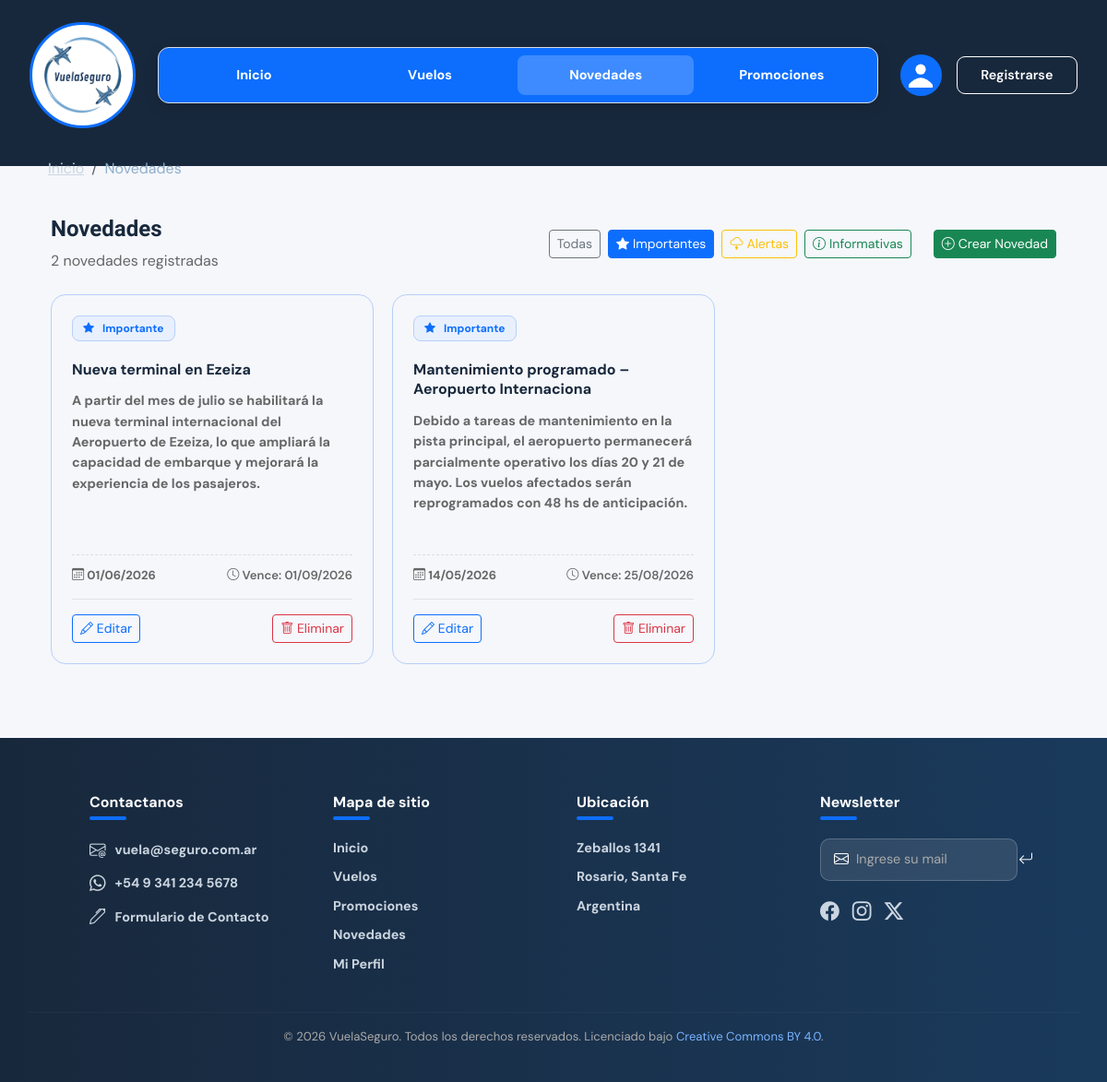
Screenshot of /NOVEDADES/novedades.php?pagina=1&tipo=importante with the database file from the repository.
### tables this page shows
CREATE TABLE `novedades` (
  `codNovedad` int(11) NOT NULL,
  `TituloNovedad` varchar(50) NOT NULL,
  `textoNovedad` text NOT NULL,
  `fechaPublicacionNovedad` date NOT NULL,
  `fechaExpiracionNovedad` date NOT NULL,
  `tipoNovedad` enum('Alerta','Importante','Informativa','') NOT NULL
);

### NOVEDADES/novedades.php (the view, shortened to what this page needs)
<?php
include_once('../conexion.inc');
$esAdmin = true;
$porPagina   = 6;
$paginaActual = isset($_GET['pagina']) && is_numeric($_GET['pagina']) ? (int)$_GET['pagina'] : 1;
$offset = ($paginaActual - 1) * $porPagina;
$tipoFiltro = '';
$params     = [];
$types      = '';
$whereClause = $esAdmin ? "WHERE 1=1" : "WHERE fechaExpiracionNovedad >= CURDATE()";
if (!empty($_GET['tipo']) && in_array(ucfirst($_GET['tipo']), ['Importante', 'Alerta', 'Informativa'])) {
    $tipoFiltro   = strtolower($_GET['tipo']);
    $whereClause .= " AND tipoNovedad = ?";
    $params[]     = ucfirst($tipoFiltro);
    $types       .= 's';
}
$sqlTotal = "SELECT COUNT(*) AS total FROM novedades $whereClause";
$stmtTotal = $link->prepare($sqlTotal);
if (!empty($params)) {
    $stmtTotal->bind_param($types, ...$params);
}
$stmtTotal->execute();
$totalRegistros = $stmtTotal->get_result()->fetch_assoc()['total'];
$sql = "SELECT * FROM novedades $whereClause ORDER BY fechaPublicacionNovedad DESC LIMIT ? OFFSET ?";
$paramsQuery   = array_merge($params, [$porPagina, $offset]);
$typesQuery    = $types . 'ii';
$stmt = $link->prepare($sql);
$stmt->bind_param($typesQuery, ...$paramsQuery);
$stmt->execute();
$novedades = $stmt->get_result();
function badgeNovedad(string $tipo): string {
    return match($tipo) {
        'Importante'  => '<span class="badge-nov badge-imp"><i class="bi bi-star-fill me-1"></i>Importante</span>',
        'Alerta'      => '<span class="badge-nov badge-alt"><i class="bi bi-cloud-lightning me-1"></i>Alerta</span>',
        default       => '<span class="badge-nov badge-info"><i class="bi bi-info-circle me-1"></i>Informativa</span>',
    };
}
function claseCard(string $tipo): string {
    return match($tipo) {
        'Importante' => 'novedad-card destacada',
        'Alerta'     => 'novedad-card alerta',
        default      => 'novedad-card',
    };
}
function urlFiltro(string $tipo, int $pagina = 1): string {
    $params = ['pagina' => $pagina];
    if ($tipo !== '') $params['tipo'] = $tipo;
    return 'novedades.php?' . http_build_query($params);
}
?>
<!DOCTYPE html>
<html lang="es">
<head>
  <link href="https://cdn.jsdelivr.net/npm/bootstrap@5.3.3/dist/css/bootstrap.min.css" rel="stylesheet">
  <link rel="stylesheet" href="https://cdn.jsdelivr.net/npm/bootstrap-icons@1.13.1/font/bootstrap-icons.min.css">
  <link href="../INDEX/estilos-globales.css" rel="stylesheet">
  <link href="novedades.css" rel="stylesheet">
</head>
<body>
<header>
  <section class="navbar-section">
    <div class="header-wrapper">
      <nav class="navbar-custom">
        <div class="logo-wrap">
          <img src="../INDEX/logo-vuelaseguro.png" class="logo-vuela" alt="Logo VuelaSeguro">
        </div>
        <div class="nav-links">
          <a href="../INDEX/index.php">Inicio</a>
          <a href="../VUELOS/vuelos.php">Vuelos</a>
          <a href="novedades.php" class="active">Novedades</a>
          <a href="../PROMOCIONES/promociones.php">Promociones</a>
        </div>
        <div class="nav-right">
          <?php if (isset($_SESSION['usuario'])): ?>
            <span style="color:#fff; font-size:.9rem; font-weight:600; margin-right: 15px;">
              <?= htmlspecialchars($_SESSION['usuario']['nombreUsuario']) ?>
            </span>
            <a href="../logout.php" class="btn-registro" style="text-decoration:none; background:#dc3545;">
              Salir
            </a>
          <?php else: ?>
            <div class="foto-perfil" title="Foto de perfil">
              <svg width="26" height="40" viewBox="0 0 42 42" xmlns="http://www.w3.org/2000/svg">
                <circle cx="21" cy="10" r="9" fill="#ffffff"/>
                <path d="M -4 42 Q 21 7 46 42 Z" fill="#ffffff"/>
              </svg>
            </div>
            <a href="../LOGIN/login.php" class="btn-registro" style="text-decoration:none; background:transparent; border:1px solid #fff;">Registrarse</a>
          <?php endif; ?>
        </div>
      </nav>
      <nav aria-label="breadcrumb" style="padding: 0.5rem 2rem;">
        <ol class="breadcrumb mb-0" style="background:transparent;">
          <li class="breadcrumb-item">
            <a href="../INDEX/index.php" style="color:#cbd5e0;">Inicio</a>
          </li>
          <li class="breadcrumb-item active" style="color:#90aecb;" aria-current="page">Novedades</li>
        </ol>
      </nav>
    </div>
  </section>
</header>
<main class="novedades-wrapper container mt-4 mb-5">
  <div class="novedades-header d-flex justify-content-between align-items-center mb-4 flex-wrap">
    <div>
      <h2 style="font-family:'Sora',sans-serif;">Novedades</h2>
      <p class="novedades-count mt-1 mb-0">
        <?= $totalRegistros ?> novedad<?= $totalRegistros !== 1 ? 'es' : '' ?> registradas
      </p>
    </div>
    <div class="d-flex gap-2 flex-wrap align-items-center">
      <a href="<?= urlFiltro('') ?>" class="btn btn-sm <?= $tipoFiltro === '' ? 'btn-primary' : 'btn-outline-secondary' ?>">Todas</a>
      <a href="<?= urlFiltro('importante') ?>" class="btn btn-sm <?= $tipoFiltro === 'importante' ? 'btn-primary' : 'btn-outline-secondary' ?>"><i class="bi bi-star-fill me-1"></i>Importantes</a>
      <a href="<?= urlFiltro('alerta') ?>" class="btn btn-sm <?= $tipoFiltro === 'alerta' ? 'btn-warning' : 'btn-outline-warning' ?>"><i class="bi bi-cloud-lightning me-1"></i>Alertas</a>
      <a href="<?= urlFiltro('informativa') ?>" class="btn btn-sm <?= $tipoFiltro === 'informativa' ? 'btn-success' : 'btn-outline-success' ?>"><i class="bi bi-info-circle me-1"></i>Informativas</a>
      <?php if ($esAdmin): ?>
        <button class="btn btn-sm btn-success ms-md-3" data-bs-toggle="modal" data-bs-target="#modalCrear">
          <i class="bi bi-plus-circle me-1"></i>Crear Novedad
        </button>
      <?php endif; ?>
    </div>
  </div>
  <?php if ($novedades->num_rows === 0): ?>
    <div class="text-center py-5" style="color:var(--gris);">
      <i class="bi bi-inbox fs-1 d-block mb-3"></i>
      <p class="fs-5">No hay novedades registradas.</p>
    </div>
  <?php else: ?>
    <div class="novedades-grid">
      <?php
      while ($nov = $novedades->fetch_assoc()):
      ?>
        <div class="<?= claseCard($nov['tipoNovedad']) ?>">
          <div>
              <?= badgeNovedad($nov['tipoNovedad']) ?>
          </div>
          <div class="nov-titulo-card mt-2"><?= htmlspecialchars($nov['TituloNovedad']) ?></div>
          <p class="nov-texto"><?= nl2br(htmlspecialchars($nov['textoNovedad'])) ?></p>
          <div class="nov-fecha mt-3">
            <span><i class="bi bi-calendar3"></i> <?= date('d/m/Y', strtotime($nov['fechaPublicacionNovedad'])) ?></span>
            <span class="nov-vence"><i class="bi bi-clock"></i> Vence: <?= date('d/m/Y', strtotime($nov['fechaExpiracionNovedad'])) ?></span>
          </div>
          <?php if ($esAdmin): ?>
          <div class="d-flex justify-content-between align-items-center mt-1 pt-3 border-top">
              <button type="button" class="btn btn-sm btn-outline-primary" data-bs-toggle="modal" data-bs-target="#modalEditar<?= $nov['codNovedad'] ?>">
                  <i class="bi bi-pencil"></i> Editar
              </button>
              <button type="button" class="btn btn-sm btn-outline-danger" data-bs-toggle="modal" data-bs-target="#modalEliminar<?= $nov['codNovedad'] ?>">
                  <i class="bi bi-trash"></i> Eliminar
              </button>
          </div>
          <?php
          endif;
          ?>
        </div>
      <?php endwhile; ?>
    </div>
  <?php endif; ?>
</main>
<section class="footer-section">
  <footer>
    <div class="row">
      <div class="col">
        <h3><strong>Contactanos</strong><div class="subrayado"></div></h3>
        <ul>
          <li><i class="bi bi-envelope-at"></i><a href="mailto:vuela@seguro.com.ar">vuela@seguro.com.ar</a></li>
          <li><i class="bi bi-whatsapp"></i><a href="#">+54 9 341 234 5678</a></li>
          <li><i class="bi bi-pen"></i><a href="../CONTACTO/contacto.html">Formulario de Contacto</a></li>
        </ul>
      </div>
      <div class="col">
        <h3><strong>Mapa de sitio</strong><div class="subrayado"></div></h3>
        <ul>
          <li><a href="../INDEX/index.php">Inicio</a></li>
          <li><a href="../VUELOS/vuelos.php">Vuelos</a></li>
          <li><a href="../PROMOCIONES/promociones.php">Promociones</a></li>
          <li><a href="novedades.php">Novedades</a></li>
          <li><a href="">Mi Perfil</a></li>
        </ul>
      </div>
      <div class="col">
        <h3><strong>Ubicación</strong><div class="subrayado"></div></h3>
        <ul>
          <li><a href="https://maps.app.goo.gl/UvsGpUXHgk9GkpYP9" target="_blank">Zeballos 1341</a></li>
          <li><a href="https://maps.app.goo.gl/87YMeSLAp74gH9mc7" target="_blank">Rosario, Santa Fe</a></li>
          <li><a href="https://maps.app.goo.gl/u94xc8o8xowqeTuz8" target="_blank">Argentina</a></li>
        </ul>
      </div>
      <div class="col">
        <h3><strong>Newsletter</strong><div class="subrayado"></div></h3>
        <form>
          <i class="bi bi-envelope"></i>
          <input type="email" placeholder="Ingrese su mail">
          <button type="submit"><i class="bi bi-arrow-return-left"></i></button>
        </form>
        <div class="iconos-redes">
          <i class="bi bi-facebook"></i>
          <i class="bi bi-instagram"></i>
          <i class="bi bi-twitter-x"></i>
        </div>
      </div>
    </div>
    <hr>
    <p class="copyright">© 2026 VuelaSeguro. Todos los derechos reservados. Licenciado bajo
      <a href="https://creativecommons.org/licenses/by/4.0/" target="_blank" rel="noopener noreferrer">Creative Commons BY 4.0</a>.
    </p>
  </footer>
</section>
</body>
</html>

### INDEX/estilos-globales.css (style rules this page uses)
:root { --azul: #0d6efd; --azul-oscuro: #18283c; --gris: #666666; --gris-claro: #f5f7fb; --borde: #d9dee7; --blanco: #ffffff; --verde: #198754; --rojo: #dc3545; --naranja: #e07b00; }
* { margin: 0; padding: 0; box-sizing: border-box; }
body { font-family: 'DM Sans', sans-serif; background: var(--gris-claro); color: var(--azul-oscuro); }
.header-wrapper { background: var(--azul-oscuro); padding: 1.5rem 0 0 0; }
.navbar-custom { margin: 0 2rem; padding-bottom: 1.5rem; display: flex; align-items: center; gap: 1.5rem; }
.breadcrumb { justify-content: left; height: 1px; margin-left: 20px; }
.logo-wrap { width: 115px; height: 115px; border-radius: 50%; border: 3px solid var(--azul); background: var(--blanco); display: flex; align-items: center; justify-content: center; flex-shrink: 0; overflow: hidden; position: relative; }
.logo-vuela { width: 100%; height: 100%; object-fit: cover; }
.nav-links { background: var(--azul); border: 1px solid var(--borde); border-radius: 12px; padding: 0.5rem; display: flex; flex: 1; justify-content: space-between; box-shadow: 0 4px 15px rgba(0, 0, 0, 0.15); }
.nav-links a { font-weight: 700; flex: 1; text-align: center; color: var(--blanco); font-size: 0.9rem; padding: 0.7rem 0; border-radius: 8px; text-decoration: none; transition: all 0.2s; white-space: nowrap; }
.nav-links a.active { color: var(--blanco); background: rgba(255, 255, 255, 0.2); }
.nav-right { display: flex; align-items: center; gap: 1rem; flex-shrink: 0; }
.foto-perfil { width: 45px; height: 45px; border-radius: 50%; border: 2px solid var(--azul); background: var(--azul); display: flex; align-items: center; justify-content: center; cursor: pointer; flex-shrink: 0; overflow: hidden; }
.btn-registro { background: var(--azul); border: none; color: var(--blanco); border-radius: 9px; padding: 0.55rem 1.6rem; font-size: 0.9rem; font-weight: 600; white-space: nowrap; cursor: pointer; flex-shrink: 0; transition: all 0.2s; }
.footer-section { background: linear-gradient(to right, var(--azul-oscuro), #1a3a5c); color: var(--blanco); padding: 50px 30px 24px; margin-top: 50px; }
.footer-section footer .row { width: 90%; margin: auto; display: flex; flex-wrap: wrap; justify-content: space-between; gap: 30px; margin-bottom: 30px; }
.footer-section footer .col { flex-basis: 20%; min-width: 160px; padding: 10px; }
.footer-section h3 { font-size: 1rem; margin-bottom: 20px; color: var(--blanco); }
.footer-section .subrayado { width: 40px; height: 4px; background: var(--azul); border-radius: 3px; margin-top: 5px; }
.footer-section ul { list-style: none; padding: 0; margin: 0; display: flex; flex-direction: column; gap: 10px; }
.footer-section ul li { display: flex; align-items: center; gap: 10px; font-size: 0.9rem; }
.footer-section ul li a { font-weight: 700; color: #cbd5e0; text-decoration: none; transition: 0.2s; }
.footer-section ul li i { font-size: 1.1rem; color: #cbd5e0; }
.footer-section form { display: flex; align-items: center; gap: 8px; background: rgba(255, 255, 255, 0.1); border: 1px solid rgba(255, 255, 255, 0.2); border-radius: 10px; padding: 10px 14px; margin-bottom: 18px; }
.footer-section form i { font-size: 1rem; color: var(--blanco); }
.footer-section form input { background: transparent; border: none; outline: none; color: var(--blanco); font-family: 'DM Sans', sans-serif; font-size: 0.9rem; flex: 1; }
.footer-section form input::placeholder { color: #aaaaaa; }
.footer-section form button { background: transparent; border: none; color: var(--blanco); cursor: pointer; font-size: 1rem; }
.footer-section .iconos-redes { display: flex; gap: 14px; }
.footer-section .iconos-redes i { font-size: 1.3rem; color: #cbd5e0; cursor: pointer; transition: 0.2s; }
.footer-section hr { border: none; border-top: 1px solid rgba(255, 255, 255, 0.15); margin-bottom: 16px; }
.footer-section .copyright { text-align: center; font-size: 0.82rem; color: #aaaaaa; }
.footer-section .copyright a { color: #7ab4ff; text-decoration: none; }

### rows the page displays
novedades: tipoNovedad "Importante", TituloNovedad "Nueva terminal en Ezeiza", textoNovedad "A partir del mes de julio se habilitará la nueva terminal internacional del Aeropuerto de Ezeiza, lo que ampliará la capacidad de embarque y mejorará la experiencia de los pasajeros.", fechaPublicacionNovedad "01/06/2026", fechaExpiracionNovedad "01/09/2026"
novedades: tipoNovedad "Importante", TituloNovedad "Mantenimiento programado – Aeropuerto Internaciona", textoNovedad "Debido a tareas de mantenimiento en la pista principal, el aeropuerto permanecerá parcialmente operativo los días 20 y 21 de mayo. Los vuelos afectados serán reprogramados con 48 hs de anticipación.", fechaPublicacionNovedad "14/05/2026", fechaExpiracionNovedad "25/08/2026"

### other values shown
$totalRegistros "2"
